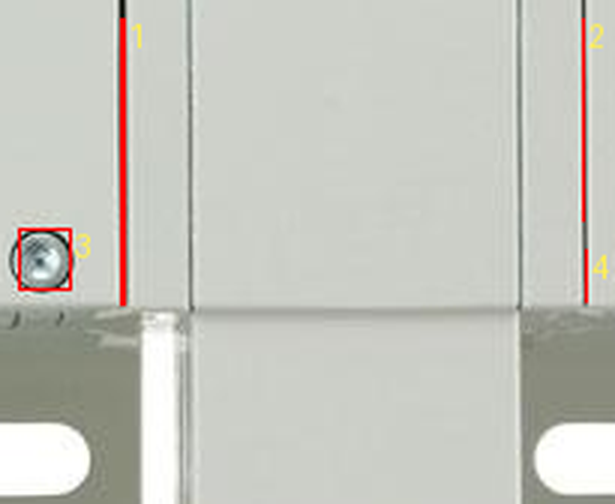

Source code (Python):
# Gonderilen kucuk resimdeki DIKEY oyugu bul: sag valf modulunde (H-I sutun, 3-4 satir) DIKEY (boy>en) koyu yarik.
from PIL import Image, ImageDraw
import numpy as np
from scipy import ndimage
png = Image.open('public/products/ams-flow.png').convert('RGBA')
W, H = png.size
a = np.asarray(png).astype(int)
alpha = a[:, :, 3]; mx = a[:, :, :3].max(axis=2)
# ROI: sag modul UST kismi (kucuk resimdeki acik gri govde + dikey oyuk); egzozun UZAGI (y<0.33)
rx0, rx1 = int(0.66*W), int(0.86*W)
ry0, ry1 = int(0.20*H), int(0.33*H)
roi = np.zeros((H, W), bool); roi[ry0:ry1, rx0:rx1] = True
dark = (alpha > 80) & (mx < 110) & roi
lbl, n = ndimage.label(dark)
vis = png.convert('RGB').copy(); d = ImageDraw.Draw(vis)
found = []
for i in range(1, n+1):
    ys, xs = np.where(lbl == i)
    if len(xs) < 6: continue
    bw, bh = xs.max()-xs.min()+1, ys.max()-ys.min()+1
    if bh <= bw: continue                 # DIKEY olsun (boy > en)
    if bh < 6 or bh > 0.10*H: continue
    found.append((xs.min(), ys.min(), xs.max(), ys.max(), bw, bh, len(xs)))
found.sort(key=lambda c: -c[5])           # en uzun dikey
for idx,(x0,y0,x1,y1,bw,bh,nn) in enumerate(found[:6],1):
    d.rectangle([x0,y0,x1,y1], outline=(255,0,0), width=1)
    d.text((x1+2,y0), str(idx), fill=(255,240,80))
    print('#%d px=(%d,%d)-(%d,%d) en=%d boy=%d  oran cx=%.4f cy=%.4f w=%.4f h=%.4f' % (
        idx,x0,y0,x1,y1,bw,bh,(x0+x1)/2/W,(y0+y1)/2/H,bw/W,bh/H))
crop = vis.crop((rx0-6, ry0-6, rx1+6, ry1+6)); crop = crop.resize((crop.width*3, crop.height*3), Image.LANCZOS)
crop.save('tools/_vslot.png')
print('saved tools/_vslot.png  (n_dikey=%d)' % len(found))
